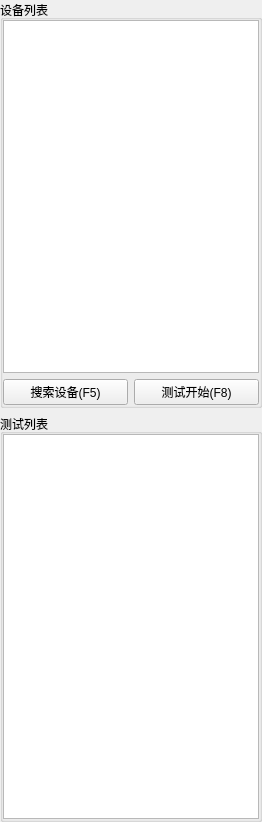
<?xml version="1.0" encoding="UTF-8"?>
<ui version="4.0">
 <class>W21DeviceTestCase</class>
 <widget class="QWidget" name="W21DeviceTestCase">
  <property name="geometry">
   <rect>
    <x>0</x>
    <y>0</y>
    <width>262</width>
    <height>822</height>
   </rect>
  </property>
  <property name="windowTitle">
   <string>Form</string>
  </property>
  <layout class="QVBoxLayout" name="verticalLayout_2">
   <property name="leftMargin">
    <number>0</number>
   </property>
   <property name="topMargin">
    <number>0</number>
   </property>
   <property name="rightMargin">
    <number>0</number>
   </property>
   <property name="bottomMargin">
    <number>0</number>
   </property>
   <item>
    <widget class="QGroupBox" name="groupBox">
     <property name="title">
      <string>设备列表</string>
     </property>
     <layout class="QGridLayout" name="gridLayout">
      <property name="leftMargin">
       <number>0</number>
      </property>
      <property name="topMargin">
       <number>0</number>
      </property>
      <property name="rightMargin">
       <number>0</number>
      </property>
      <property name="bottomMargin">
       <number>0</number>
      </property>
      <property name="spacing">
       <number>6</number>
      </property>
      <item row="0" column="0" colspan="2">
       <widget class="QListWidget" name="pDevListWidget"/>
      </item>
      <item row="1" column="0">
       <widget class="QPushButton" name="pSearchButton">
        <property name="text">
         <string>搜索设备(F5)</string>
        </property>
       </widget>
      </item>
      <item row="1" column="1">
       <widget class="QPushButton" name="pTestStartButton">
        <property name="text">
         <string>测试开始(F8)</string>
        </property>
       </widget>
      </item>
     </layout>
    </widget>
   </item>
   <item>
    <widget class="QGroupBox" name="groupBox_2">
     <property name="title">
      <string>测试列表</string>
     </property>
     <layout class="QVBoxLayout" name="verticalLayout">
      <property name="leftMargin">
       <number>0</number>
      </property>
      <property name="topMargin">
       <number>0</number>
      </property>
      <property name="rightMargin">
       <number>0</number>
      </property>
      <property name="bottomMargin">
       <number>0</number>
      </property>
      <item>
       <widget class="QListWidget" name="pTestListWidget"/>
      </item>
     </layout>
    </widget>
   </item>
  </layout>
 </widget>
 <resources/>
 <connections/>
</ui>
